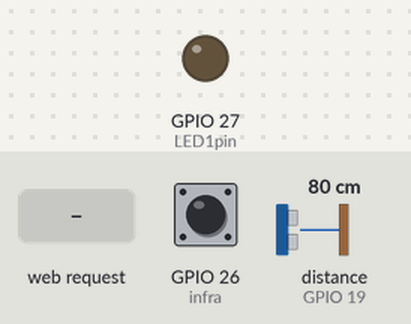
Simulated run of this sketch. Board: ESP32. On the bench: output pins drawn as LEDs (lit = HIGH). Wiring (inferred from the names in the program): ultrasonic range finder: trigger GPIO 18; echo GPIO 19. The inputs (shaded band) are chosen by the test bench; at power-on: GPIO 26 (infra) HIGH, distance to the obstacle (sensor on GPIO 19) 80 cm. The echo pulse lasts 58.3 µs per cm; pins used as bus, display or sensor lines are not drawn; what the sketch prints to the serial monitor is not drawn.

Above: at 1.3 s.
1.4 s: HTTP request GET /led1on received
At 2.6 s:
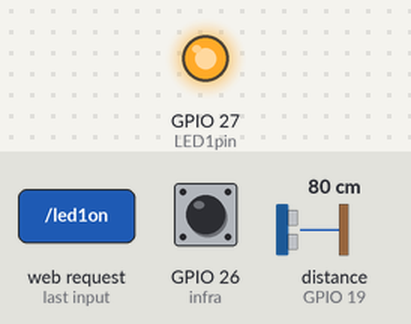
2.9 s: HTTP request GET / received
At 3.9 s:
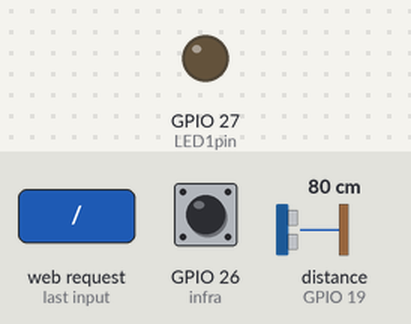
Timing chart, 0 to 5.9 s (numbered marks = the images above; inputs shaded):
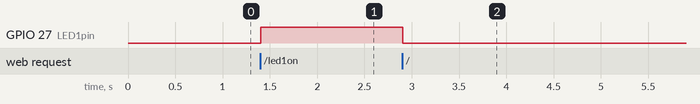

Measured:
- after the input at 1.4 s, GPIO 27 (LED1pin): LOW → HIGH at once
- after the input at 2.9 s, GPIO 27 (LED1pin): HIGH → LOW at once

The sketch:

WEB-SERVER-IR-LED-ULTRSONIC.ino
```cpp
 #include <WiFi.h>
#include <WebServer.h>

const char* ssid = "XeviousNet";  // Enter SSID here
const char* password = "xeviousNet";  //Enter Password here

IPAddress local_ip(192,168,1,1);
IPAddress gateway(192,168,1,1);
IPAddress subnet(255,255,255,0);

WebServer server(80);

uint8_t LED1pin = 27;
bool LED1status = LOW;

int infra = 26;
bool infraStatus;

int trig = 18;
int echo = 19;
long duration;
float centimeters, inches;

void setup() {
  Serial.begin(115200);
  pinMode(LED1pin, OUTPUT);

  pinMode(trig, OUTPUT);
  pinMode(echo, INPUT);

  pinMode(infra, INPUT);
  WiFi.softAP(ssid, password);
  WiFi.softAPConfig(local_ip, gateway, subnet);
  delay(100);

  server.on("/", handle_OnConnect);
  server.on("/led1on", handle_led1on);
  server.on("/led1off", handle_led1off);
  server.onNotFound(handle_NotFound);

  server.begin();
  Serial.println("HTTP server started");
}
void loop() {
  server.handleClient();

  if(LED1status){
    digitalWrite(LED1pin, HIGH);
    }
  else{
    digitalWrite(LED1pin, LOW);
    }

  if(digitalRead(infra) == LOW){
    infraStatus = true;
    }
  if(digitalRead(infra) == HIGH){
    infraStatus = false;
    }
  //ULTRASONIC
  digitalWrite(trig, LOW);
  delayMicroseconds(2);
  digitalWrite(trig, HIGH);
  delayMicroseconds(10);
  digitalWrite(trig, LOW);
  duration = pulseIn(echo, HIGH);
  centimeters = duration * 0.034/2;
  inches = centimeters / 2.54;
}

void handle_OnConnect() {
  LED1status = LOW;
  server.send(200, "text/html", SendHTML(LED1status, infraStatus, centimeters, inches));
}

void handle_led1on() {
  LED1status = HIGH;
  server.send(200, "text/html", SendHTML(true, infraStatus, centimeters, inches));
}

void handle_led1off() {
  LED1status = LOW;
  server.send(200, "text/html", SendHTML(false, infraStatus, centimeters, inches));
}

void handle_NotFound(){
  server.send(404, "text/plain", "Not found");
}

String SendHTML(uint8_t led1stat, bool infrastat, float cm, float inch){
  String ptr = "<!DOCTYPE html> <html>\n";
  ptr +="<head><meta name=\"viewport\" http-equiv=\"refresh\" content=\" 2\" width=device-width, initial-scale=1.0, user-scalable=no\">\n";
  ptr +="<title>LED, IR, & ULTRASONIC</title>\n";
  ptr +="<style>html { font-family: Helvetica; display: inline-block; margin: 0px auto; text-align: center;}\n";
  ptr +="body{margin-top: 50px;} h1 {color: #444444;margin: 50px auto 30px;} h3 {color: #444444;margin-bottom: 50px;}\n";
  ptr +=".button {display: block;width: 80px;background-color: #3498db;border: none;color: white;padding: 13px 30px;text-decoration: none;font-size: 25px;margin: 0px auto 35px;cursor: pointer;border-radius: 4px;}\n";
  ptr +=".button-on {background-color: #3498db;}\n";
  ptr +=".button-on:active {background-color: #2980b9;}\n";
  ptr +=".button-off {background-color: #34495e;}\n";
  ptr +=".button-off:active {background-color: #2c3e50;}\n";
  ptr +=".irOn{display: block;width: 80px;background:green; color:white;padding: 13px 30px;text-decoration: none;font-size: 25px;margin: 0px auto 35px;}\n";
  ptr +=".irOff{display: block;width: 80px;background:red; color:black;padding: 13px 30px;text-decoration: none;font-size: 25px;margin: 0px auto 35px;}\n";
  ptr +="p {font-size: 14px;color: black;margin-bottom: 10px;}\n";
  ptr +="</style>\n";
  ptr +="</head>\n";
  ptr +="<body>\n";
  ptr +="<h1>LED, IR, & ULTRASONIC</h1>\n";
  ptr +="<h3>WEB SERVER USING ESP32 ACCESS POINT</h3>\n";

  if(led1stat){
    ptr +="<p>LED1 Status: ON</p><a class=\"button button-off\" href=\"/led1off\">OFF</a>\n";
  }
  else{
    ptr +="<p>LED1 Status: OFF</p><a class=\"button button-on\" href=\"/led1on\">ON</a>\n";
  }

  if(infrastat){
    ptr +="<h3 class=\"irOn\">IR: 1</h3>\n";
  }
  else{
    ptr +="<h3 class=\"irOff\">IR: 0</h3>\n";
  }

  ptr +="<h3>ULTRASONIC</h3>\n";
  ptr +="<p>CENTIMETERS: ";
  ptr +=cm;
  ptr +="cm</p>\n";
  ptr +="<p>INCHES: ";
  ptr += inch;
  ptr +="in</p>\n";

  ptr +="</body>\n";
  ptr +="</html>\n";
  return ptr;
}
```
